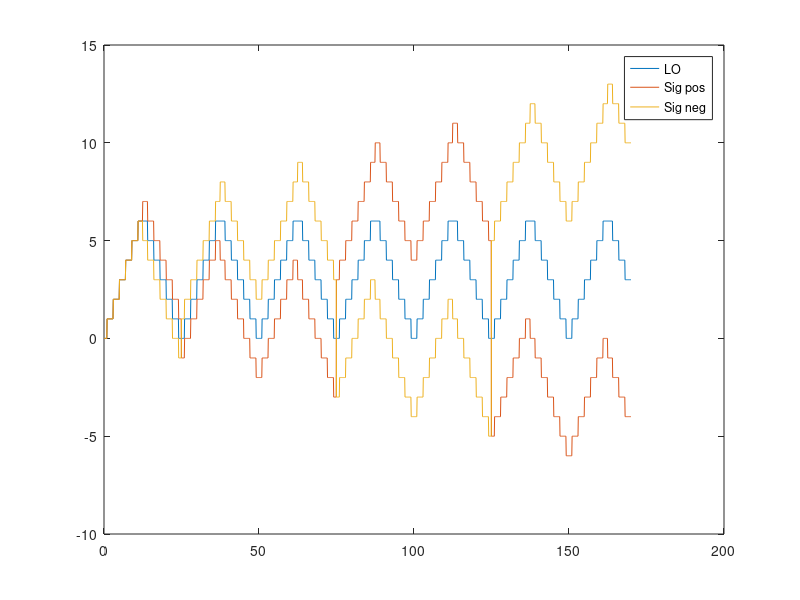
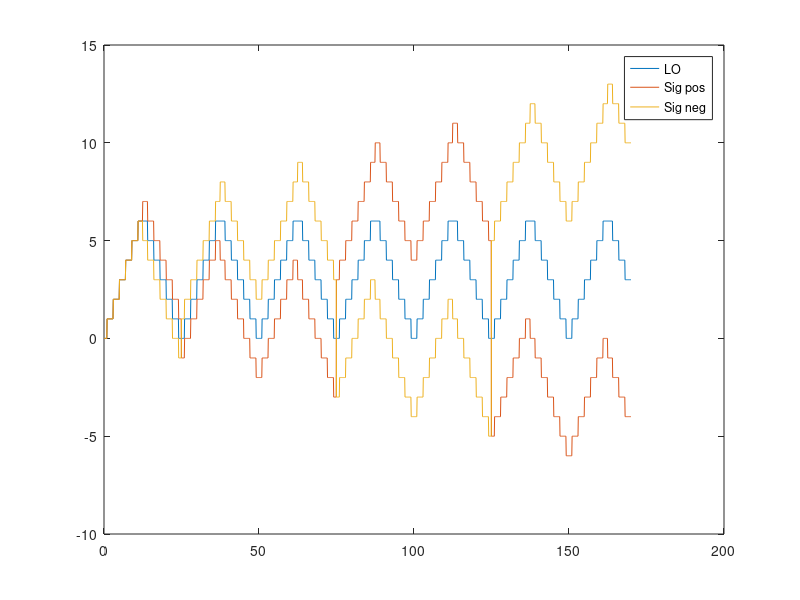

Here is the MATLAB script that generated these plots, in order: (Note: this script raises an error after producing the figures.)
clear; close all;

sig_comb_freq = 25e9;
LO_comb_freq = 27e9;

mixer_freq = 0e9:0.1e9:170e9;
LO_channel = round(abs(mixer_freq - sig_comb_freq*round(mixer_freq/sig_comb_freq))/(LO_comb_freq-sig_comb_freq));
sig_channel_pos = LO_channel + (-1).^(round(mixer_freq/(2.*sig_comb_freq))) .* round(mixer_freq/sig_comb_freq);
sig_channel_neg = LO_channel - (-1).^(round(mixer_freq/(2.*sig_comb_freq))) .* round(mixer_freq/sig_comb_freq);

figure; plot(mixer_freq/1e9,LO_channel);
hold on; plot(mixer_freq/1e9,sig_channel_pos);
hold on; plot(mixer_freq/1e9,sig_channel_neg);

legend('LO','Sig pos','Sig neg');

figure; plot(mixer_freq/1e9,LO_channel);
hold on; plot(mixer_freq/1e9,sig_channel_pos);
hold on; plot(mixer_freq/1e9,sig_channel_neg);

legend('LO','Sig pos','Sig neg');

%% write to csv for paper

T = table(mixer_freq.'/1e9, LO_channel.', sig_channel_pos.', sig_channel_neg.', 'VariableNames', {'freq', 'lo', 'pos', 'neg'});

writetable(T, 'channel_assignment.csv');